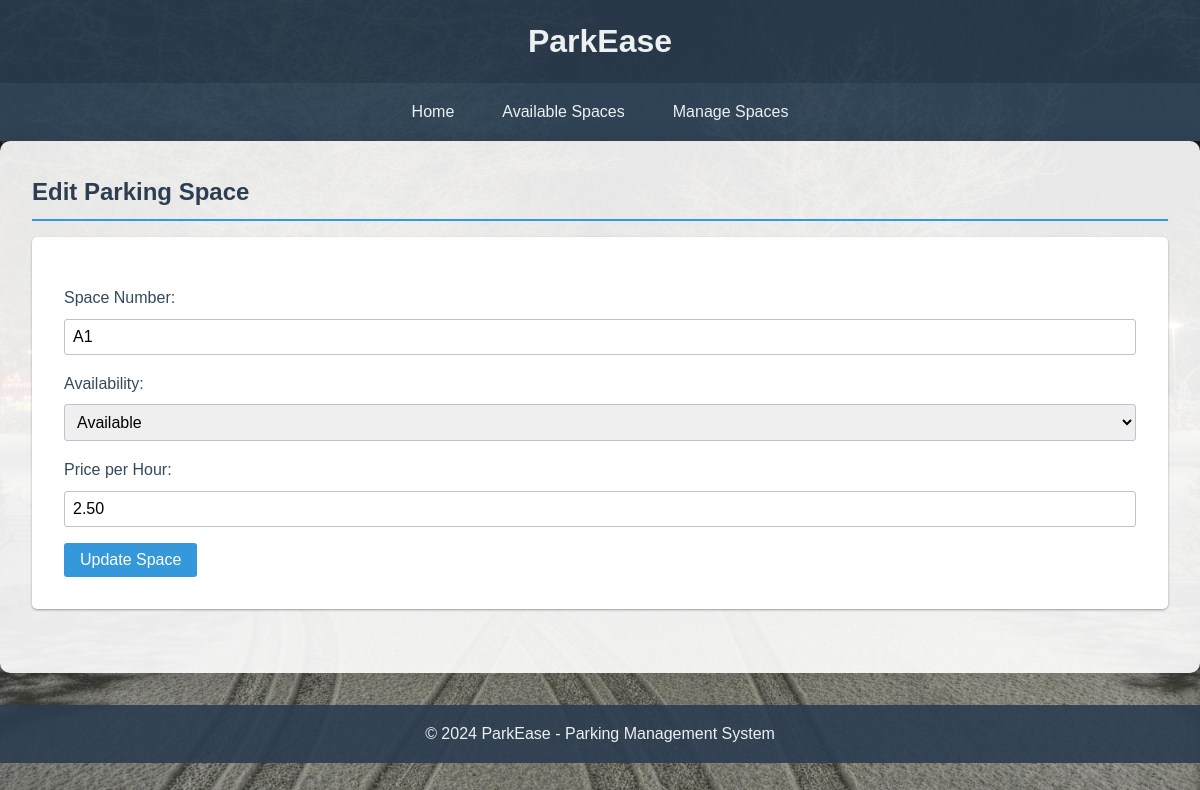
Page /edit_space.php?id=1 on the committed database.
### tables this page shows
CREATE TABLE `parking_spaces` (
  `id` int(11) NOT NULL,
  `space_number` varchar(10) NOT NULL,
  `is_available` tinyint(1) DEFAULT 1,
  `price_per_hour` decimal(5,2) NOT NULL,
  `created_at` timestamp NOT NULL DEFAULT current_timestamp(),
  `updated_at` timestamp NOT NULL DEFAULT current_timestamp() ON UPDATE current_timestamp()
);

### ParkingSpace.php (called while the page is built, shortened)
<?php
class ParkingSpace {
    private $conn;
    private $table_name = "parking_spaces";
    public $id;
    public function __construct($db) {
        $this->conn = $db;
    }
    public function readOne() {
        $query = "SELECT * FROM " . $this->table_name . " WHERE id=:id LIMIT 0,1";
        $stmt = $this->conn->prepare($query);
        $stmt->bindParam(":id", $this->id);
        $stmt->execute();
        $row = $stmt->fetch(PDO::FETCH_ASSOC);
        $this->space_number = $row['space_number'];
        $this->is_available = $row['is_available'];
        $this->price_per_hour = $row['price_per_hour'];
    }
}
?>

### edit_space.php (the view, shortened to what this page needs)
<?php
include_once 'header.php';
include_once 'ParkingSpace.php';
$database = new Database();
$db = $database->getConnection();
$parking_space = new ParkingSpace($db);
if ($_SERVER['REQUEST_METHOD'] === 'POST') {
    $parking_space->id = $_POST['id'];
    $parking_space->space_number = $_POST['space_number'];
    $parking_space->is_available = $_POST['is_available'];
    $parking_space->price_per_hour = $_POST['price_per_hour'];
    if ($parking_space->update()) {
        $message = "Parking space updated successfully.";
    } else {
        $message = "Unable to update parking space.";
    }
} else {
    $parking_space->id = isset($_GET['id']) ? $_GET['id'] : die('ERROR: Missing ID.');
    $parking_space->readOne();
}
?>
<main>
    <h2>Edit Parking Space</h2>
    <form action="<?php echo htmlspecialchars($_SERVER["PHP_SELF"]); ?>" method="post" id="editSpaceForm">
        <label for="space_number">Space Number:</label>
        <input type="text" id="space_number" name="space_number" value="<?php echo $parking_space->space_number; ?>" required>
        <label for="is_available">Availability:</label>
        <select id="is_available" name="is_available" required>
            <option value="1" <?php echo $parking_space->is_available ? 'selected' : ''; ?>>Available</option>
        </select>
        <label for="price_per_hour">Price per Hour:</label>
        <input type="number" id="price_per_hour" name="price_per_hour" step="0.01" value="<?php echo $parking_space->price_per_hour; ?>" required>
        <button type="submit">Update Space</button>
    </form>
</main>
<?php include_once 'footer.php'; ?>

### styles.css (style rules this page uses)
* { box-sizing: border-box; margin: 0; padding: 0; }
body { font-family: 'Arial', sans-serif; line-height: 1.6; color: #333; background-image: url('ParkImage.jpg'); background-size: cover; background-position: center; background-attachment: fixed; background-repeat: no-repeat; min-height: 100vh; }
main { padding: 2rem; max-width: 1200px; margin: 0 auto; background-color: rgba(255, 255, 255, 0.9); border-radius: 10px; box-shadow: 0 0 20px rgba(0, 0, 0, 0.1); }
h2 { color: #2c3e50; border-bottom: 2px solid #3498db; padding-bottom: 0.5rem; margin-bottom: 1rem; }
.feature, form, table { background-color: #ffffff; }
form { background-color: #fff; padding: 2rem; border-radius: 5px; box-shadow: 0 1px 3px rgba(0, 0, 0, 0.12), 0 1px 2px rgba(0, 0, 0, 0.24); margin-bottom: 2rem; }
label { display: block; margin-top: 1rem; color: #34495e; }
input[type="text"], input[type="number"], select { width: 100%; padding: 0.5rem; margin-top: 0.5rem; border: 1px solid #bdc3c7; border-radius: 3px; font-size: 1rem; }
button { background-color: #3498db; color: #fff; padding: 0.5rem 1rem; border: none; border-radius: 3px; cursor: pointer; font-size: 1rem; margin-top: 1rem; transition: background-color 0.3s ease; }

### rows in the picture
parking_spaces: space_number "A1", is_available "Available", price_per_hour "2.50"
